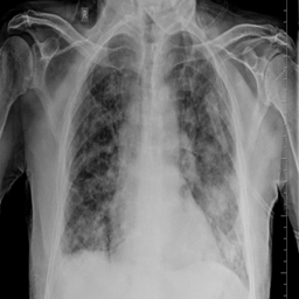
#> input picture data/covid_dataset/COVID/images/COVID-1052.png, 299 x 299 px; its folder holds 3 pictures in this run
$ python covid_loader.py
#> lines starting #> are read from the running program, lines starting #| are printed output that depends on the picture
import os
import cv2
import numpy as np
import matplotlib.pyplot as plt
from utils import display_images

class CovidDatasetLoader:
    def __init__(self):
        self.dataset_path = "data/covid_dataset"
        # Note the actual folder names in your dataset
        self.categories = {
            'COVID': 'COVID',
            'Normal': 'normal',  # lowercase in your folder
            'Lung_Opacity': 'lung_opacity',  # lowercase with underscore
            'Viral_Pneumonia': 'Viral Pneumonia'  # space in folder name
        }

    def get_dataset_info(self):
        """Get information about the COVID dataset"""
        print("🦠 COVID-19 DATASET INFORMATION")
        print("=" * 50)

        if not os.path.exists(self.dataset_path):
            print("❌ COVID dataset folder not found!")
            print(f"   Expected path: {self.dataset_path}")
            return None

        category_info = {}
        total_images = 0

        for display_name, folder_name in self.categories.items():
            # Images are in the "images" subfolder of each category
            images_path = os.path.join(self.dataset_path, folder_name, "images")

            if os.path.exists(images_path):
                # Count image files
                images = [f for f in os.listdir(images_path)
                         if f.lower().endswith(('.png', '.jpg', '.jpeg', '.bmp'))]
                image_count = len(images)
                category_info[display_name] = {
                    'count': image_count,
                    'path': images_path,
                    'images': images,
                    'folder_name': folder_name
                }
                total_images += image_count
                print(f"📁 {display_name}: {image_count} images")
            else:
                print(f"❌ Images folder not found: {images_path}")

        print(f"\n📊 TOTAL IMAGES: {total_images}")
        return category_info

    def get_all_category_images(self, category, max_images=None):
        """Get all image paths from a category"""
        category_info = self.get_dataset_info()
        if not category_info or category not in category_info:
            return []

        images_path = category_info[category]['path']
        images = category_info[category]['images']

        if max_images:
            images = images[:max_images]

        return [os.path.join(images_path, img) for img in images]

    def preview_category_images(self, category, num_images=3):
        """Preview images from a specific category"""
#> called with category = 'COVID', num_images = 2
        print(f"\n🖼️  Previewing {category} images:")

        image_paths = self.get_all_category_images(category, num_images)

        if not image_paths:
            print(f"❌ No images found in {category} category")
            return

        # Create subplots
        if len(image_paths) == 1:
            fig, axes = plt.subplots(1, 1, figsize=(8, 6))
            axes = [axes]
        else:
            fig, axes = plt.subplots(1, len(image_paths), figsize=(15, 5))

        for i, image_path in enumerate(image_paths):
            try:
                image = cv2.imread(image_path, cv2.IMREAD_GRAYSCALE)
#> image is the input picture: shape (299, 299); min 0, max 209, mean 115.2
                if image is not None:
                    axes[i].imshow(image, cmap='gray')
                    axes[i].set_title(f"{category}\n{os.path.basename(image_path)}")
                    axes[i].axis('off')

                    # Print image info
                    h, w = image.shape
#> h = 299; w = 299
                    print(f"   {i+1}. {os.path.basename(image_path)}: {w}x{h} pixels")
#|    1. COVID-1052.png: 299x299 pixels
                else:
                    print(f"   ❌ Could not load: {os.path.basename(image_path)}")
                    # Show placeholder
                    axes[i].text(0.5, 0.5, "Load Error", ha='center', va='center', transform=axes[i].transAxes)
                    axes[i].set_title(f"{category}\nLoad Error")
                    axes[i].axis('off')
            except Exception as e:
                print(f"   ❌ Error loading image: {e}")
                axes[i].text(0.5, 0.5, "Error", ha='center', va='center', transform=axes[i].transAxes)
                axes[i].set_title(f"{category}\nError")
                axes[i].axis('off')

        plt.tight_layout()
        plt.show()
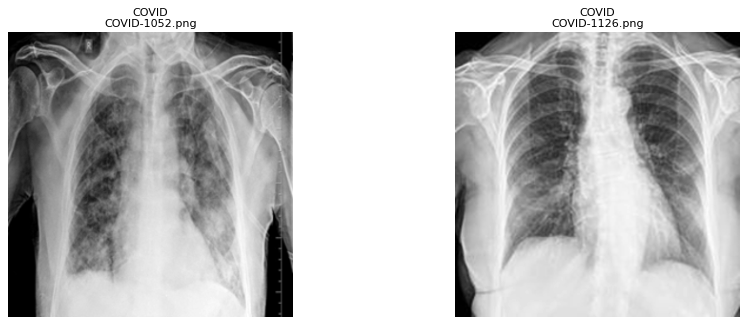
#> figure drawn by matplotlib, 2 panels

    def preview_all_categories(self):
        """Preview all categories in the dataset"""
        category_info = self.get_dataset_info()
        if not category_info:
            return

        for category in category_info.keys():
            self.preview_category_images(category, 2)

    def get_image_stats(self, image_path):
        """Get statistics for an image"""
        image = cv2.imread(image_path, cv2.IMREAD_GRAYSCALE)
        if image is None:
            return None

        return {
            'path': image_path,
            'shape': image.shape,
            'mean_intensity': np.mean(image),
            'std_intensity': np.std(image),
            'min_intensity': np.min(image),
            'max_intensity': np.max(image)
        }

def test_covid_loader():
    """Test the COVID dataset loader"""
    loader = CovidDatasetLoader()
    loader.preview_all_categories()

if __name__ == "__main__":
    test_covid_loader()
